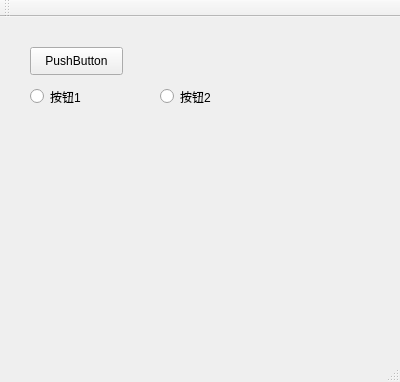
<?xml version="1.0" encoding="UTF-8"?>
<ui version="4.0">
 <class>MainWindow</class>
 <widget class="QMainWindow" name="MainWindow">
  <property name="geometry">
   <rect>
    <x>0</x>
    <y>0</y>
    <width>400</width>
    <height>382</height>
   </rect>
  </property>
  <property name="windowTitle">
   <string>MainWindow</string>
  </property>
  <widget class="QWidget" name="centralWidget">
   <widget class="QPushButton" name="pushButton">
    <property name="geometry">
     <rect>
      <x>30</x>
      <y>30</y>
      <width>93</width>
      <height>28</height>
     </rect>
    </property>
    <property name="text">
     <string>PushButton</string>
    </property>
   </widget>
   <widget class="QWidget" name="widget" native="true">
    <property name="geometry">
     <rect>
      <x>30</x>
      <y>110</y>
      <width>351</width>
      <height>161</height>
     </rect>
    </property>
   </widget>
   <widget class="QRadioButton" name="radioButton">
    <property name="geometry">
     <rect>
      <x>30</x>
      <y>70</y>
      <width>115</width>
      <height>19</height>
     </rect>
    </property>
    <property name="text">
     <string>按钮1</string>
    </property>
   </widget>
   <widget class="QRadioButton" name="radioButton_2">
    <property name="geometry">
     <rect>
      <x>160</x>
      <y>70</y>
      <width>115</width>
      <height>19</height>
     </rect>
    </property>
    <property name="text">
     <string>按钮2</string>
    </property>
   </widget>
  </widget>
  <widget class="QMenuBar" name="menuBar">
   <property name="geometry">
    <rect>
     <x>0</x>
     <y>0</y>
     <width>400</width>
     <height>26</height>
    </rect>
   </property>
  </widget>
  <widget class="QToolBar" name="mainToolBar">
   <attribute name="toolBarArea">
    <enum>TopToolBarArea</enum>
   </attribute>
   <attribute name="toolBarBreak">
    <bool>false</bool>
   </attribute>
  </widget>
  <widget class="QStatusBar" name="statusBar"/>
 </widget>
 <layoutdefault spacing="6" margin="11"/>
 <resources/>
 <connections/>
</ui>
